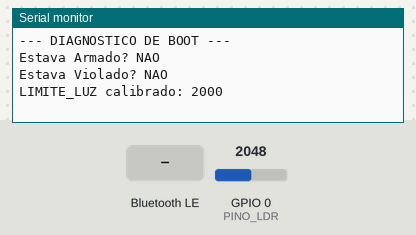
A program run on a simulated ESP32-C3. Parts: the last lines printed to the serial monitor. The inputs (shaded band) are chosen by the test bench; at power-on: GPIO 0 (PINO_LDR) = 2048. The local clock reads 2024-03-15 10:24:30 at power-on unless the program sets it; EEPROM starts erased; nothing arrives over Bluetooth unless stated; a phone connects over Bluetooth LE 3 s after start.

Above: at 1.2 s.
1.3 s: Bluetooth LE write "STATUS" received
At 1.7 s:
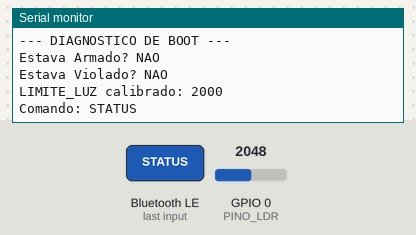
4.3 s: Bluetooth LE write "ARMAR" received
At 4.9 s:
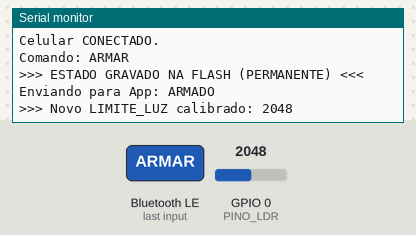
5.9 s: Bluetooth LE write "RESET" received
At 6.9 s:
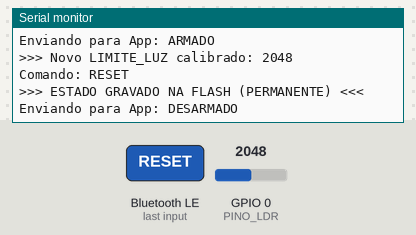
7.4 s: Bluetooth LE write "T:" received
At 7.9 s:
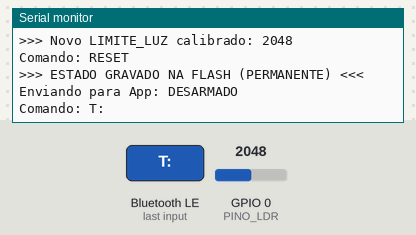

Measured:
- after the input at 1.3 s, the serial monitor: prints a new line at once (image 1)
- after the input at 4.3 s, the serial monitor: prints a new line at once (image 2)
- after the input at 5.9 s, the serial monitor: prints a new line at once (image 3)
- after the input at 7.4 s, the serial monitor: prints a new line at once (image 4)

The program:

main.cpp
```cpp
#include <Arduino.h>
#include <Wire.h>
#include <RTClib.h>
#include <BLEDevice.h>
#include <BLEServer.h>
#include <BLEUtils.h>
#include <BLE2902.h>
#include <Preferences.h>

#define MEU_SDA 8
#define MEU_SCL 9
#define PINO_LDR 0

// ---- Calibração e detecção de violação ----
#define LIMITE_LUZ_PADRAO 2000        // valor inicial, usado só antes da primeira calibração (ARMAR)
#define TOLERANCIA_PERCENTUAL 5.0     // % de variação aceitável (pra mais ou pra menos) em torno do LIMITE_LUZ
#define TAMANHO_BUFFER 10             // nº de leituras consecutivas usadas para calcular a média
#define INTERVALO_LEITURA_MS 100      // intervalo entre leituras rápidas enquanto armado (ms)
#define INTERVALO_CALIBRACAO_MS 15    // intervalo entre leituras durante a calibração do LIMITE_LUZ (ms)

RTC_DS3231 rtc;
Preferences memoria;
BLEServer* pServer = NULL;
BLECharacteristic* pCharacteristic = NULL;
bool deviceConnected = false;

bool sistemaArmado = false;
bool sistemaViolado = false;
uint32_t momentoViolacao = 0;

int limiteLuz = LIMITE_LUZ_PADRAO;   // calibrado dinamicamente a cada "ARMAR" (mala fechada)

// Buffer (janela deslizante) com as últimas leituras do LDR, usado para tirar a média
int bufferLeituras[TAMANHO_BUFFER];
int indiceBuffer = 0;
int amostrasNoBuffer = 0;
unsigned long ultimaLeituraMs = 0;

#define SERVICE_UUID        "4fafc201-1fb5-459e-8fcc-c5c9c331914b"
#define CHARACTERISTIC_UUID "beb5483e-36e1-4688-b7f5-ea07361b26a8"

void resetarBuffer() {
  indiceBuffer = 0;
  amostrasNoBuffer = 0;
}

void adicionarLeituraBuffer(int valor) {
  bufferLeituras[indiceBuffer] = valor;
  indiceBuffer = (indiceBuffer + 1) % TAMANHO_BUFFER;
  if (amostrasNoBuffer < TAMANHO_BUFFER) amostrasNoBuffer++;
}

float calcularMediaBuffer() {
  long soma = 0;
  for (int i = 0; i < amostrasNoBuffer; i++) {
    soma += bufferLeituras[i];
  }
  return amostrasNoBuffer > 0 ? (float)soma / amostrasNoBuffer : 0.0;
}

// Faz várias leituras rápidas e tira a média -> usado para calibrar o LIMITE_LUZ
// no momento em que a mala é "fechada" (ARMAR), evitando que uma única leitura
// ruidosa do LDR vire a referência de todo o monitoramento
int capturarLuminosidadeBase() {
  long soma = 0;
  for (int i = 0; i < TAMANHO_BUFFER; i++) {
    soma += analogRead(PINO_LDR);
    delay(INTERVALO_CALIBRACAO_MS);
  }
  return (int)(soma / TAMANHO_BUFFER);
}

void salvarTudo() {
  memoria.begin("mala_app", false);
  memoria.putBool("armado", sistemaArmado);
  memoria.putBool("violado", sistemaViolado);
  memoria.putUInt("momento_v", momentoViolacao);
  memoria.putInt("limite_luz", limiteLuz);
  memoria.end();
  Serial.println(">>> ESTADO GRAVADO NA FLASH (PERMANENTE) <<<");
}

void enviarEstado() {
  if (deviceConnected) {
    String mensagem;

    if (sistemaViolado && momentoViolacao > 0) {
      uint32_t agora = rtc.now().unixtime();

      uint32_t segundosAtras = 0;
      if (agora >= momentoViolacao) {
         segundosAtras = agora - momentoViolacao;
      }

      mensagem = "V:" + String(segundosAtras);
      Serial.println("Enviando para App: VIOLADO (" + mensagem + ")");
    }
    else if (sistemaArmado) {
      mensagem = "S";
      Serial.println("Enviando para App: ARMADO");
    }
    else {
      mensagem = "A";
      Serial.println("Enviando para App: DESARMADO");
    }

    pCharacteristic->setValue(mensagem.c_str());
    pCharacteristic->notify();
  }
}

class MyServerCallbacks: public BLEServerCallbacks {
    void onConnect(BLEServer* pServer) {
      deviceConnected = true;
      Serial.println("Celular CONECTADO.");
    };

    void onDisconnect(BLEServer* pServer) {
      deviceConnected = false;
      Serial.println("Celular DESCONECTADO.");
      delay(100);
      BLEDevice::startAdvertising();
    }
};

class MyCallbacks: public BLECharacteristicCallbacks {
    void onWrite(BLECharacteristic *pCharacteristic) {
      String comando = String(pCharacteristic->getValue().c_str());
      Serial.println("Comando: " + comando);

      if (comando == "STATUS") {
        enviarEstado();
      }
      else if (comando == "ARMAR") {
        // Mala sendo "fechada" agora: captura a luminosidade atual (média de
        // várias leituras rápidas) e usa como nova referência (LIMITE_LUZ)
        // para este ciclo de monitoramento
        limiteLuz = capturarLuminosidadeBase();
        resetarBuffer();
        ultimaLeituraMs = millis();

        sistemaArmado = true;
        sistemaViolado = false;
        momentoViolacao = 0;
        salvarTudo();
        enviarEstado();

        Serial.println(">>> Novo LIMITE_LUZ calibrado: " + String(limiteLuz));
      }
      else if (comando == "RESET") {
        resetarBuffer();
        sistemaArmado = false;
        sistemaViolado = false;
        momentoViolacao = 0;
        salvarTudo();
        enviarEstado();
      }
      else if (comando.startsWith("T:")) {
         String dados = comando.substring(2);
         int ano = dados.substring(0, dados.indexOf(':')).toInt(); dados = dados.substring(dados.indexOf(':') + 1);
         int mes = dados.substring(0, dados.indexOf(':')).toInt(); dados = dados.substring(dados.indexOf(':') + 1);
         int dia = dados.substring(0, dados.indexOf(':')).toInt(); dados = dados.substring(dados.indexOf(':') + 1);
         int hora = dados.substring(0, dados.indexOf(':')).toInt(); dados = dados.substring(dados.indexOf(':') + 1);
         int minuto = dados.substring(0, dados.indexOf(':')).toInt(); dados = dados.substring(dados.indexOf(':') + 1);
         int seg = dados.toInt();

         if (ano > 2020) {
            rtc.adjust(DateTime(ano, mes, dia, hora, minuto, seg));
            pCharacteristic->setValue("HORA_OK");
            pCharacteristic->notify();
         }
      }
    }
};

void setup() {
  Serial.begin(115200);
  Wire.begin(MEU_SDA, MEU_SCL);

  if (!rtc.begin()) {
    Serial.println("ERRO CRITICO: RTC NAO ENCONTRADO");
  }

  DateTime agora = rtc.now();
  if (agora.year() < 2025) {
    Serial.println("RTC perdido no tempo! Ajustando provisoriamente...");
    rtc.adjust(DateTime(F(__DATE__), F(__TIME__)));
  } else {
    Serial.println("RTC Saudavel. Mantendo horario da bateria.");
  }

  memoria.begin("mala_app", true);
  sistemaArmado = memoria.getBool("armado", false);
  sistemaViolado = memoria.getBool("violado", false);
  momentoViolacao = memoria.getUInt("momento_v", 0);
  limiteLuz = memoria.getInt("limite_luz", LIMITE_LUZ_PADRAO);
  memoria.end();

  Serial.println("--- DIAGNOSTICO DE BOOT ---");
  Serial.print("Estava Armado? "); Serial.println(sistemaArmado ? "SIM" : "NAO");
  Serial.print("Estava Violado? "); Serial.println(sistemaViolado ? "SIM" : "NAO");
  Serial.print("LIMITE_LUZ calibrado: "); Serial.println(limiteLuz);

  if(sistemaViolado) {
     Serial.println(">>> ATENCAO: SISTEMA REINICIOU EM ESTADO DE VIOLACAO! <<<");
     Serial.println("Mantendo data original da violacao.");
  }

  BLEDevice::init("Mala Inteligente");
  pServer = BLEDevice::createServer();
  pServer->setCallbacks(new MyServerCallbacks());
  BLEService *pService = pServer->createService(SERVICE_UUID);
  pCharacteristic = pService->createCharacteristic(CHARACTERISTIC_UUID, BLECharacteristic::PROPERTY_READ | BLECharacteristic::PROPERTY_WRITE | BLECharacteristic::PROPERTY_NOTIFY);
  pCharacteristic->setCallbacks(new MyCallbacks());
  pCharacteristic->addDescriptor(new BLE2902());
  pService->start();
  BLEDevice::startAdvertising();
}

void loop() {

  if (sistemaViolado) {
      delay(1000);
  }

  else if (sistemaArmado) {
    unsigned long agoraMs = millis();

    if (agoraMs - ultimaLeituraMs >= INTERVALO_LEITURA_MS) {
      ultimaLeituraMs = agoraMs;

      int leituraAtual = analogRead(PINO_LDR);
      adicionarLeituraBuffer(leituraAtual);

      // só avalia violação depois de já ter TAMANHO_BUFFER leituras consecutivas
      // (assim 1 leitura pontual fora da faixa, isolada, nunca dispara o alarme)
      if (amostrasNoBuffer >= TAMANHO_BUFFER) {
        float media = calcularMediaBuffer();
        float limiteInferior = limiteLuz * (1.0 - TOLERANCIA_PERCENTUAL / 100.0);
        float limiteSuperior = limiteLuz * (1.0 + TOLERANCIA_PERCENTUAL / 100.0);

        if (media < limiteInferior || media > limiteSuperior) {

          sistemaViolado = true;
          momentoViolacao = rtc.now().unixtime();

          Serial.println("!!! VIOLACAO DETECTADA (media=" + String(media) +
                          ", faixa aceita=[" + String(limiteInferior) + " , " + String(limiteSuperior) + "]) !!!");

          salvarTudo();

          enviarEstado();
        }
      }
    }
  }

  delay(10);
}
```
